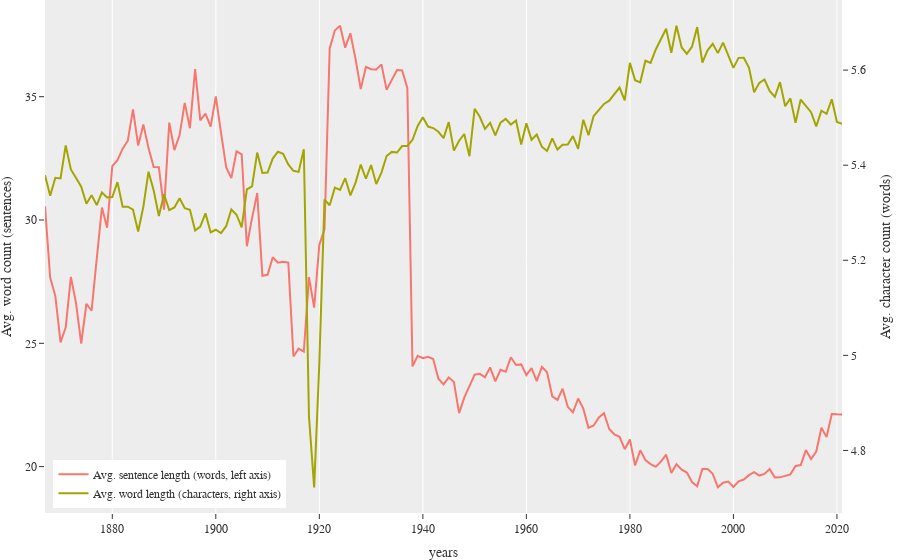

Notebook source saved alongside this figure:
### Code cell
import plotly.graph_objects as go
from plotly.subplots import make_subplots
# Create figure with secondary y-axis
fig = make_subplots(specs=[[{"secondary_y": True}]])

# Add traces
fig.add_trace(
    go.Scatter(x=df.index, 
               y=df["average sentence length"],
               name="Avg. sentence length (words, left axis)",
               hovertemplate="%{y:.1f}%{_xother}"
    ), secondary_y=False,

)

fig.add_trace(
    go.Scatter(x=df.index, 
               y=df["average word length"],
               name="Avg. word length (characters, right axis)",
               hovertemplate="%{y:.1f}%{_xother}"
    ), secondary_y=True,
)

# Add figure title
fig.update_layout(template="ggplot2",
                legend=dict(
                    yanchor="bottom",
                    y=0.01,
                    xanchor="left",
                    x=0.01
                ),margin=dict(
                        l=0,
                        r=0,
                        b=0,
                        t=0
                ),
                font_family="Serif",
                hovermode="x unified"
                )

# Set x-axis title
fig.update_xaxes(title_text="years")

# Set y-axes titles
fig.update_yaxes(title_text="Avg. word count (sentences)", secondary_y=False, showgrid=False)
fig.update_yaxes(title_text="Avg. character count (words)", secondary_y=True, showgrid=False)
fig.write_html("../../data/plots/average_length_of_sentences_and_words.html")
fig.write_image("../../data/plots/average_length_of_sentences_and_words.pdf")
fig
fig.show()

### Figure 1 — Plotly figure (JSON) as saved in the notebook; plotly's stock layout.template omitted (floating-point values rounded to 4 significant figures; data arrays with more than 128 entries replaced by an {"elided": "..."} marker saying what was removed)
{"data": [{"hovertemplate": "%{y:.1f}%{_xother}", "name": "Avg. sentence length (words, left axis)", "type": "scatter", "x": {"elided": "155 int values"}, "xaxis": "x", "y": {"elided": "155 float values"}, "yaxis": "y"}, {"hovertemplate": "%{y:.1f}%{_xother}", "name": "Avg. word length (characters, right axis)", "type": "scatter", "x": {"elided": "155 int values"}, "xaxis": "x", "y": {"elided": "155 float values"}, "yaxis": "y2"}], "layout": {"font": {"family": "Serif"}, "hovermode": "x unified", "legend": {"x": 0.01, "xanchor": "left", "y": 0.01, "yanchor": "bottom"}, "margin": {"b": 0, "l": 0, "r": 0, "t": 0}, "xaxis": {"anchor": "y", "domain": [0, 0.94], "title": {"text": "years"}}, "yaxis": {"anchor": "x", "domain": [0, 1], "showgrid": false, "title": {"text": "Avg. word count (sentences)"}}, "yaxis2": {"anchor": "x", "overlaying": "y", "showgrid": false, "side": "right", "title": {"text": "Avg. character count (words)"}}}}
